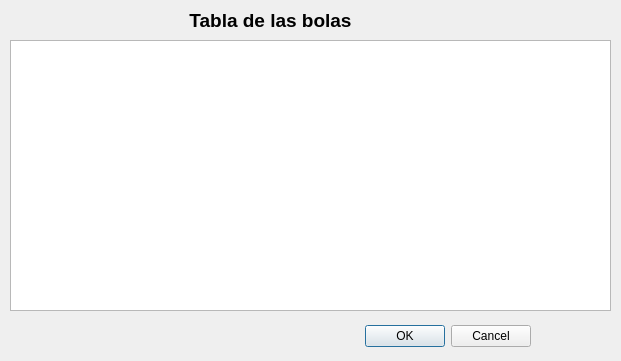
<?xml version="1.0" encoding="UTF-8"?>
<ui version="4.0">
 <class>DListaImpactos</class>
 <widget class="QDialog" name="DListaImpactos">
  <property name="geometry">
   <rect>
    <x>0</x>
    <y>0</y>
    <width>621</width>
    <height>361</height>
   </rect>
  </property>
  <property name="windowTitle">
   <string>Dialog</string>
  </property>
  <widget class="QDialogButtonBox" name="buttonBox">
   <property name="geometry">
    <rect>
     <x>190</x>
     <y>320</y>
     <width>341</width>
     <height>32</height>
    </rect>
   </property>
   <property name="orientation">
    <enum>Qt::Horizontal</enum>
   </property>
   <property name="standardButtons">
    <set>QDialogButtonBox::Cancel|QDialogButtonBox::Ok</set>
   </property>
  </widget>
  <widget class="QLabel" name="titul">
   <property name="geometry">
    <rect>
     <x>10</x>
     <y>10</y>
     <width>521</width>
     <height>20</height>
    </rect>
   </property>
   <property name="font">
    <font>
     <pointsize>14</pointsize>
     <weight>75</weight>
     <bold>true</bold>
    </font>
   </property>
   <property name="text">
    <string>Tabla de las bolas</string>
   </property>
   <property name="alignment">
    <set>Qt::AlignCenter</set>
   </property>
  </widget>
  <widget class="QListWidget" name="listaBolas">
   <property name="geometry">
    <rect>
     <x>10</x>
     <y>40</y>
     <width>601</width>
     <height>271</height>
    </rect>
   </property>
   <property name="font">
    <font>
     <pointsize>12</pointsize>
    </font>
   </property>
  </widget>
 </widget>
 <resources/>
 <connections>
  <connection>
   <sender>buttonBox</sender>
   <signal>accepted()</signal>
   <receiver>DListaImpactos</receiver>
   <slot>accept()</slot>
   <hints>
    <hint type="sourcelabel">
     <x>248</x>
     <y>254</y>
    </hint>
    <hint type="destinationlabel">
     <x>157</x>
     <y>274</y>
    </hint>
   </hints>
  </connection>
  <connection>
   <sender>buttonBox</sender>
   <signal>rejected()</signal>
   <receiver>DListaImpactos</receiver>
   <slot>reject()</slot>
   <hints>
    <hint type="sourcelabel">
     <x>316</x>
     <y>260</y>
    </hint>
    <hint type="destinationlabel">
     <x>286</x>
     <y>274</y>
    </hint>
   </hints>
  </connection>
 </connections>
</ui>
